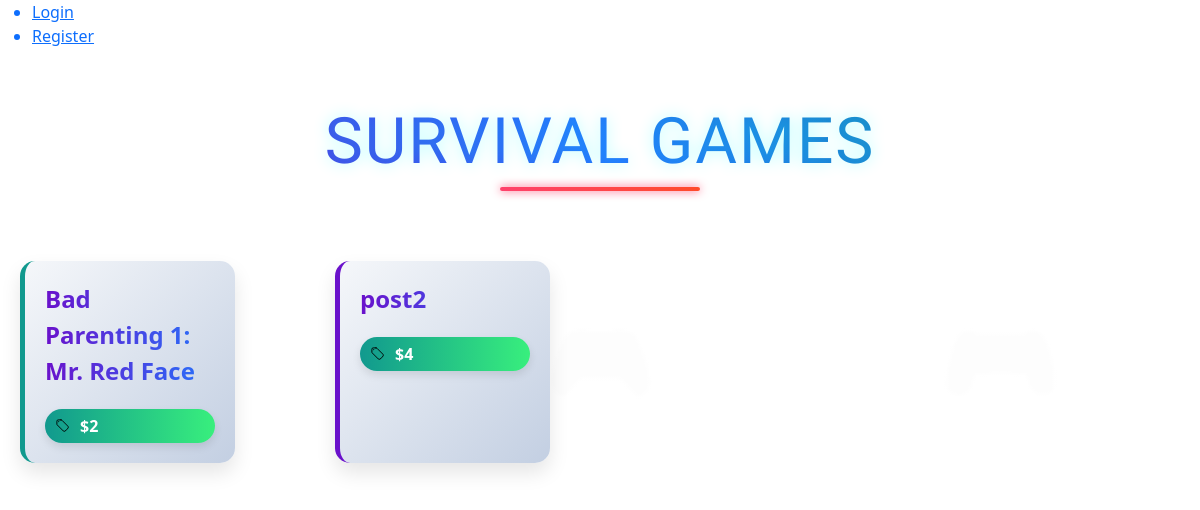
Page /post/ on the committed database.
### post/models.py (models this page shows, shortened)
class post(models.Model):
    title = models.CharField(max_length=100)
    description = models.CharField(max_length=1000)
    price = models.IntegerField()
    seller = models.ForeignKey(settings.AUTH_USER_MODEL, on_delete=models.CASCADE) #settings.AUTH_USER_MODEL SWAP WITH 'auth.user'

### post/views.py (the view)
# urls.py: path('post/',post_listview.as_view(),name = 'post_listview'),
class post_listview(ListView):
    template_name = "post/post_listview.html"
    model = post
    context_object_name = "datas"

### templates/post/post_listview.html
{%extends 'base.html'%}
{%block content%}
<h1 class="page-title">SURVIVAL GAMES</h1>
<div class="post-container">
    {% for p in datas %}
    <div class="post-card">
        <a href="{% url 'post_detailview' p.id %}" class="post-title">{{ p.title }}</a>
        {% if p.price %}
        <div class="price-tag">${{ p.price }}</div>
        {% endif %}
    </div>
    {% endfor %}
</div>
{%endblock%}

### static/css/style.css (style rules this page uses)
.post-container { max-width: 1400px; margin: 30px auto; padding: 20px; font-family: 'Segoe UI', Tahoma, Geneva, Verdana, sans-serif; background: linear-gradient(rgba(255, 255, 255, 0.9), rgba(255, 255, 255, 0.9)), url('../img/gaming-pattern.png') center/cover; display: grid; grid-template-columns: repeat(4, 1fr); gap: 100px; }
.post-card { background: linear-gradient(135deg, #f5f7fa 0%, #c3cfe2 100%); border-radius: 15px; padding: 20px; box-shadow: 0 10px 20px rgba(0,0,0,0.1); transition: all 0.3s ease; border-left: 5px solid #6a11cb; margin-bottom: 0; position: relative; height: 100%; }
.post-title { color: #2c3e50; font-size: 1.5rem; font-weight: 700; margin-bottom: 10px; text-decoration: none; display: inline-block; background: linear-gradient(to right, #6a11cb, #2575fc); -webkit-background-clip: text; -webkit-text-fill-color: transparent; background-clip: text; transition: all 0.3s ease; }
.price-tag { display: inline-block; background: linear-gradient(to right, #11998e, #38ef7d); color: white; padding: 5px 15px; border-radius: 20px; font-weight: bold; margin-top: 10px; box-shadow: 0 4px 8px rgba(0,0,0,0.1); }
.post-card { animation: fadeIn 0.5s ease forwards; }
.post-card:nth-child(odd) { border-left: 5px solid #11998e; }
.post-container { background: linear-gradient(rgba(255, 255, 255, 0.9), rgba(255, 255, 255, 0.9)), url('../img/gaming-pattern.png') center/cover; }
.price-tag { background: url('../img/tag-icon.svg') no-repeat 10px center/15px, linear-gradient(to right, #11998e, #38ef7d); padding-left: 35px; }
.post-card { display: flex; flex-direction: column; }
.post-title, .price-tag { flex-grow: 0; }
.page-title { font-family: 'Orbitron', sans-serif; font-size: 4rem; text-align: center; margin: 40px 0 30px; color: transparent; background: linear-gradient(45deg, #6a11cb 0%, #2575fc 50%, #11998e 100%); -webkit-background-clip: text; background-clip: text; text-shadow: 0 0 15px rgba(0, 255, 255, 0.3); position: relative; display: inline-block; width: 100%; letter-spacing: 2px; }
.page-title::after { content: ""; position: absolute; bottom: -10px; left: 50%; transform: translateX(-50%); width: 200px; height: 4px; background: linear-gradient(90deg, #ff416c, #ff4b2b); border-radius: 2px; box-shadow: 0 0 10px #ff416c; }

### rows in the picture
post: title "Bad Parenting 1: Mr. Red Face", price "2"
post: title "post2", price "4"
